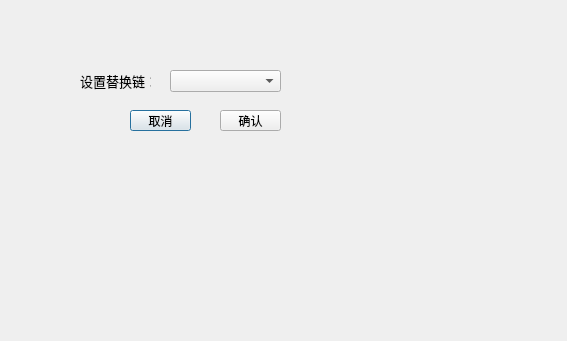
<?xml version="1.0" encoding="UTF-8"?>
<ui version="4.0">
 <class>ReplaceChainDialog</class>
 <widget class="QDialog" name="ReplaceChainDialog">
  <property name="geometry">
   <rect>
    <x>0</x>
    <y>0</y>
    <width>567</width>
    <height>341</height>
   </rect>
  </property>
  <property name="windowTitle">
   <string>设置替换链</string>
  </property>
  <widget class="QLabel" name="label">
   <property name="geometry">
    <rect>
     <x>80</x>
     <y>70</y>
     <width>71</width>
     <height>21</height>
    </rect>
   </property>
   <property name="font">
    <font>
     <pointsize>10</pointsize>
    </font>
   </property>
   <property name="text">
    <string>设置替换链：</string>
   </property>
  </widget>
  <widget class="QComboBox" name="comboChain">
   <property name="geometry">
    <rect>
     <x>170</x>
     <y>70</y>
     <width>111</width>
     <height>22</height>
    </rect>
   </property>
  </widget>
  <widget class="QPushButton" name="btnCancel">
   <property name="geometry">
    <rect>
     <x>130</x>
     <y>110</y>
     <width>61</width>
     <height>21</height>
    </rect>
   </property>
   <property name="text">
    <string>取消</string>
   </property>
  </widget>
  <widget class="QPushButton" name="btnOK">
   <property name="geometry">
    <rect>
     <x>220</x>
     <y>110</y>
     <width>61</width>
     <height>21</height>
    </rect>
   </property>
   <property name="text">
    <string>确认</string>
   </property>
  </widget>
 </widget>
 <resources/>
 <connections/>
</ui>
